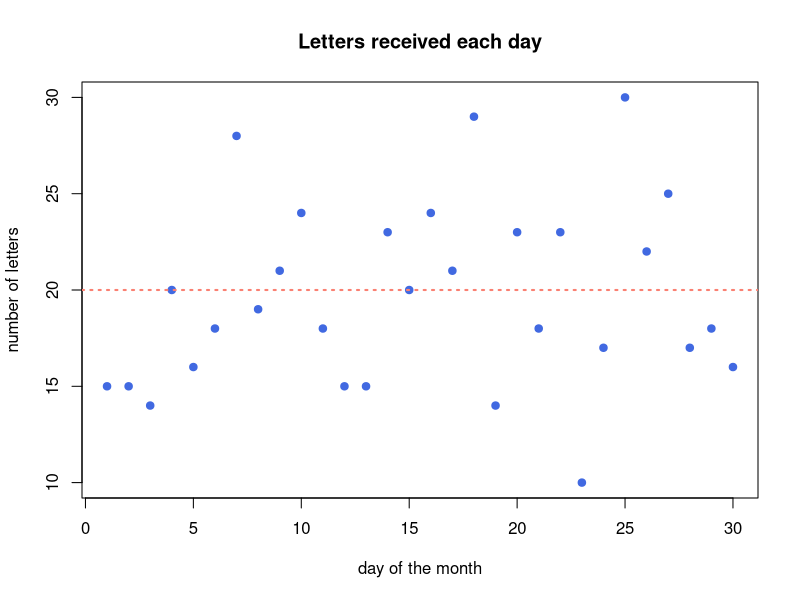
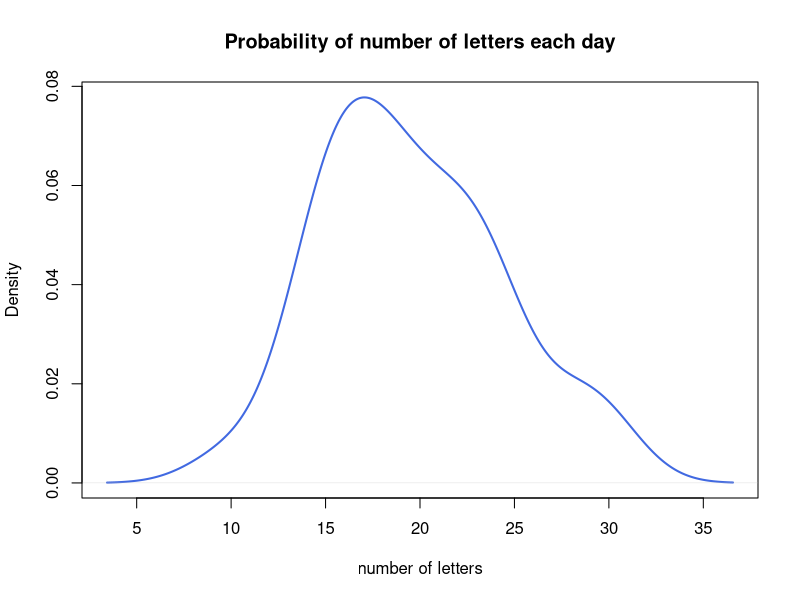
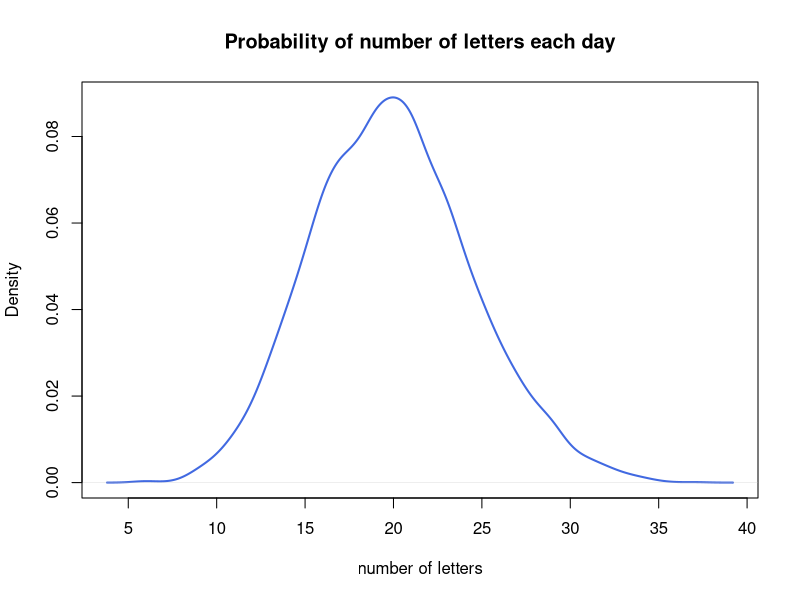
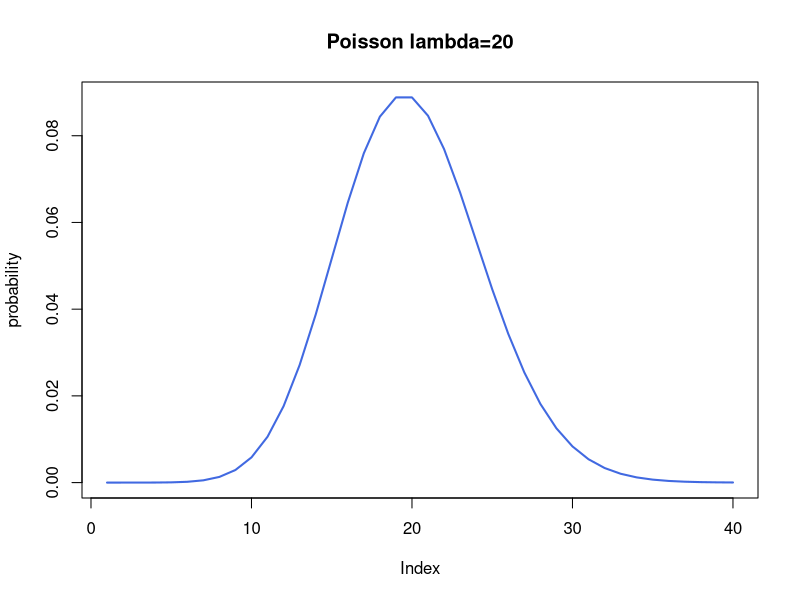
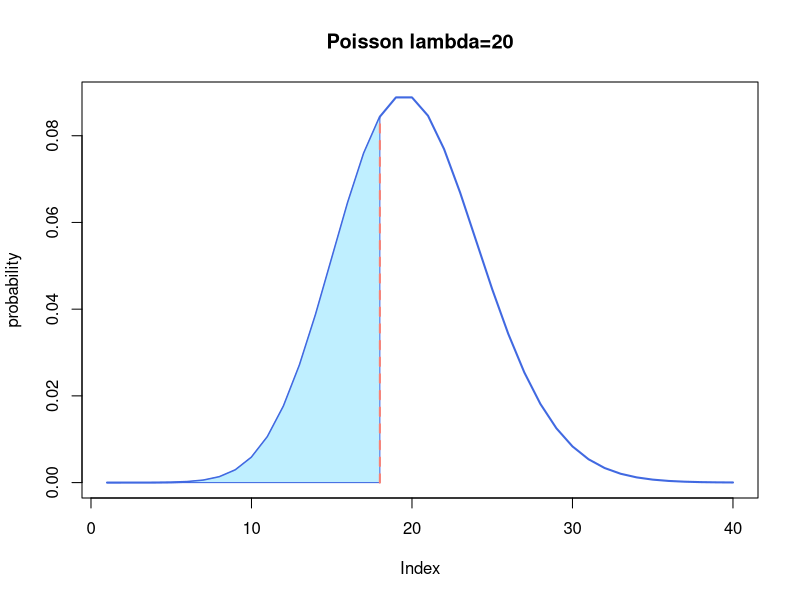
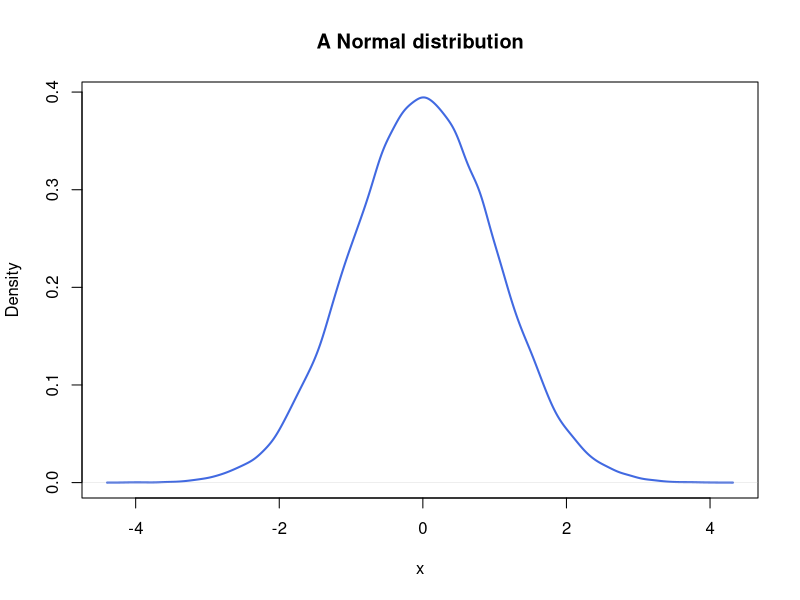
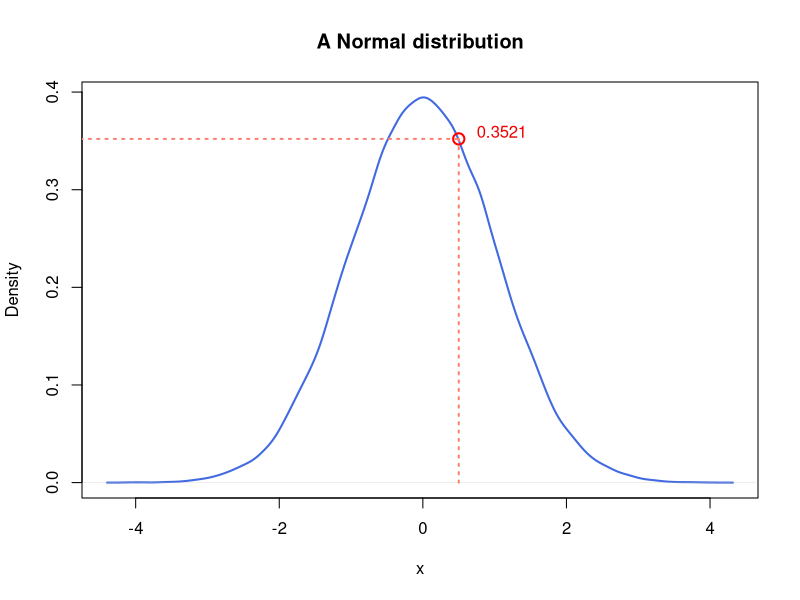
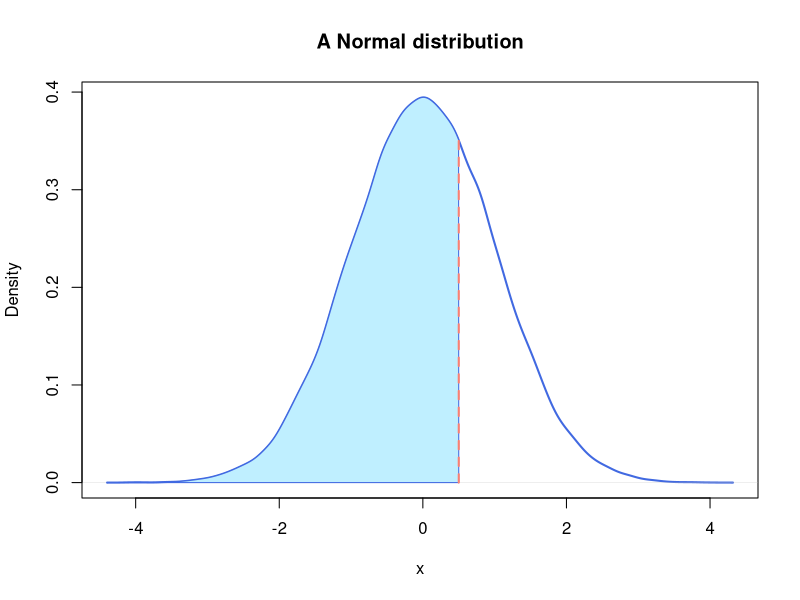

Write the R code that produced these figures, in order.
## ---- chunk 1
library(tidyverse)
## ---- chunk 2
set.seed(2)
my_letter <- rpois(n = 30, lambda = 20)
plot(my_letter,
  main = "Letters received each day",
  xlab = "day of the month", ylab = "number of letters",
  pch = 19, col = "royalblue"
)
abline(a = 20, b = 0, lwd = 2, lty = 3, col = "salmon")
## ---- chunk 3
plot(density(my_letter),
  lwd = 2, col = "royalblue",
  main = "Probability of number of letters each day",
  xlab = "number of letters"
)
## ---- chunk 4
set.seed(3)
plot(density(rpois(n = 5000, lambda = 20)),
  lwd = 2, col = "royalblue",
  main = "Probability of number of letters each day",
  xlab = "number of letters"
)
## ---- chunk 5
plot(dpois(c(1:40), lambda = 20),
  lwd = 2, type = "l", col = "royalblue",
  ylab = "probability", main = "Poisson lambda=20"
)
## ---- chunk 6
dpois(x = 18, lambda = 20)
## ---- chunk 7
ppois(q = 18, lambda = 20, lower.tail = T)
## ---- chunk 8
plot(dpois(c(1:40), lambda = 20),
  lwd = 2, type = "l", col = "royalblue",
  ylab = "probability", main = "Poisson lambda=20"
)
polygon(
  x = c(1:18, 18),
  y = c(dpois(c(1:18), lambda = 20), 0),
  border = "royalblue", col = "lightblue1"
)
segments(x0 = 18, y0 = 0, y1 = 0.08439355, lwd = 2, lty = 2, col = "salmon")
## ---- chunk 9
qpois(p = 0.3814219, lambda = 20)
## ---- chunk 10
set.seed(2)
norm <- rnorm(n = 50000, mean = 0, sd = 1)
plot(density(norm),
  main = "A Normal distribution", xlab = "x",
  lwd = 2, col = "royalblue"
)
## ---- chunk 11
set.seed(2)
rnorm(
  n = 6, # number of data points to draw
  mean = 0, # mean
  sd = 1
) # standard deviation
## ---- chunk 12
dnorm(x = 0.5, mean = 0, sd = 1)
## ---- chunk 13
plot(density(norm),
  main = "A Normal distribution", xlab = "x",
  lwd = 2, col = "royalblue"
)
segments(x0 = 0.5, y0 = 0, y1 = 0.3520653, lwd = 2, lty = 3, col = "salmon")
segments(x0 = -5, y0 = 0.3520653, x1 = 0.5, lwd = 2, lty = 3, col = "salmon")
points(x = 0.5, y = 0.3520653, cex = 1.5, lwd = 2, col = "red")
text(x = 1.1, y = 0.36, labels = "0.3521", col = "red2")
## ---- chunk 14
pnorm(q = 0.5, mean = 0, sd = 1)
## ---- chunk 15
plot(density(norm),
  main = "A Normal distribution", xlab = "x",
  lwd = 2, col = "royalblue"
)
polygon(
  x = c(density(norm)$x[density(norm)$x <= 0.5], 0.5),
  y = c(density(norm)$y[density(norm)$x <= 0.5], 0),
  border = "royalblue", col = "lightblue1"
)
segments(x0 = 0.5, y0 = 0, y1 = 0.3520653, lwd = 2, lty = 2, col = "salmon")
## ---- chunk 16
pnorm(q = 0.5, mean = 0, sd = 1)
qnorm(p = 0.6914625, mean = 0, sd = 1)
## ---- chunk 17
library(ggbeeswarm)
library(patchwork)
# synthetic dataset generated with three normal distributions
d <- tibble(
  Value=c(rnorm(1000,0,2),rnorm(1000,5,1),rnorm(1000,10,5))  
)
g_dens <- ggplot(d,aes(x=Value,fill="orange")) +
  geom_density() +
  guides(fill="none") # turns off the legend
g_bee <- ggplot(d, aes(x=1,y=Value)) +
  geom_beeswarm()
g_bee | g_dens
## ---- chunk 18
#Example
set.seed(10)
x0 <- rnorm(100, 0, 1) #rnorm(n_samples, true_mean, standard_deviation)

ttestx0 <- t.test(x0, mu = 0, alternative = "two.sided", conf.level = 0.95) #actual running of the t-test
#t.test(x0) yeilds the same results bc I used default values for mu, alternative, and conf.level

tlessx0 <- t.test(x0, mu = 0, alternative = "less", conf.level = 0.90)

knitr::knit_print(ttestx0) #display t-test output via knitr
## ---- chunk 19
#Unpaired t-test example
set.seed(10)
x <- rnorm(100, 0, 1)
y <- rnorm(100, 3, 1)

unpaired <- t.test(x, y)

knitr::knit_print(unpaired)
## ---- chunk 20
#Unpaired t-test example
set.seed(10)
x <- rnorm(100, 0, 13)
y <- rnorm(100, 3, 1)

unpaired <- t.test(x, y, paired = TRUE)

knitr::knit_print(unpaired)
